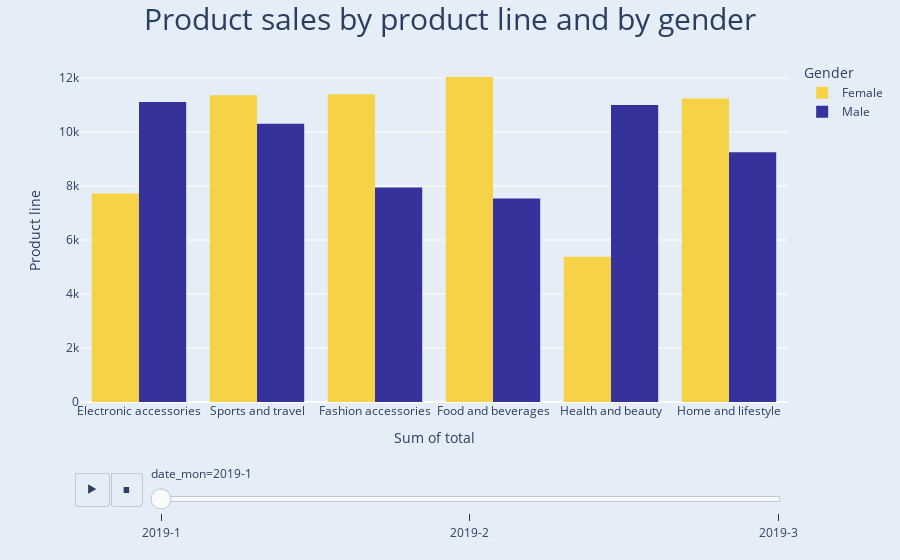

Here is the notebook cell this chart was saved with:
### Markdown cell above
### **e. Product Sales by Product Line and By Gender per Month or Week**

### Code cell
fig = px.histogram(
    df_store, x='Product line', y='Total', 
    color='Gender', barmode='group', 
    animation_frame='date_mon',
    histfunc='sum',  color_discrete_sequence =['#f6d346','#35329b'],
)

fig.update_xaxes(title_text="Sum of total")
fig.update_yaxes(title_text="Product line")

fig.update_layout(template='plotly', height=550)

fig.update(
    layout_title_text="Product sales by product line and by gender",
    layout_title_font_size=30,
    layout_title_x=0.5,
    layout_paper_bgcolor='rgb(229, 237, 247)',
    layout_plot_bgcolor='rgb(229, 237, 247)',
)

fig.show()

### Figure 1 — Plotly figure (JSON) as saved in the notebook; plotly's stock layout.template omitted (floating-point values rounded to 4 significant figures; data arrays with more than 128 entries replaced by an {"elided": "..."} marker saying what was removed)
{"data": [{"alignmentgroup": "True", "bingroup": "x", "histfunc": "sum", "hovertemplate": "Gender=Female<br>date_mon=2019-1<br>Product line=%{x}<br>sum of Total=%{y}<extra></extra>", "legendgroup": "Female", "marker": {"color": "#f6d346", "pattern": {"shape": ""}}, "name": "Female", "offsetgroup": "Female", "orientation": "v", "showlegend": true, "type": "histogram", "x": {"elided": "176 str values"}, "xaxis": "x", "y": {"elided": "176 float values"}, "yaxis": "y"}, {"alignmentgroup": "True", "bingroup": "x", "histfunc": "sum", "hovertemplate": "Gender=Male<br>date_mon=2019-1<br>Product line=%{x}<br>sum of Total=%{y}<extra></extra>", "legendgroup": "Male", "marker": {"color": "#35329b", "pattern": {"shape": ""}}, "name": "Male", "offsetgroup": "Male", "orientation": "v", "showlegend": true, "type": "histogram", "x": {"elided": "176 str values"}, "xaxis": "x", "y": {"elided": "176 float values"}, "yaxis": "y"}], "layout": {"autosize": true, "barmode": "group", "legend": {"title": {"text": "Gender"}, "tracegroupgap": 0}, "margin": {"t": 60}, "paper_bgcolor": "rgb(229, 237, 247)", "plot_bgcolor": "rgb(229, 237, 247)", "sliders": [{"active": 0, "currentvalue": {"prefix": "date_mon="}, "len": 0.9, "pad": {"b": 10, "t": 60}, "steps": [{"args": [["2019-1"], {"frame": {"duration": 0, "redraw": true}, "fromcurrent": true, "mode": "immediate", "transition": {"duration": 0, "easing": "linear"}}], "label": "2019-1", "method": "animate"}, {"args": [["2019-2"], {"frame": {"duration": 0, "redraw": true}, "fromcurrent": true, "mode": "immediate", "transition": {"duration": 0, "easing": "linear"}}], "label": "2019-2", "method": "animate"}, {"args": [["2019-3"], {"frame": {"duration": 0, "redraw": true}, "fromcurrent": true, "mode": "immediate", "transition": {"duration": 0, "easing": "linear"}}], "label": "2019-3", "method": "animate"}], "x": 0.1, "xanchor": "left", "y": 0, "yanchor": "top"}], "title": {"font": {"size": 30}, "text": "Product sales by product line and by gender", "x": 0.5}, "updatemenus": [{"buttons": [{"args": [null, {"frame": {"duration": 500, "redraw": true}, "fromcurrent": true, "mode": "immediate", "transition": {"duration": 500, "easing": "linear"}}], "label": "&#9654;", "method": "animate"}, {"args": [[null], {"frame": {"duration": 0, "redraw": true}, "fromcurrent": true, "mode": "immediate", "transition": {"duration": 0, "easing": "linear"}}], "label": "&#9724;", "method": "animate"}], "direction": "left", "pad": {"r": 10, "t": 70}, "showactive": false, "type": "buttons", "x": 0.1, "xanchor": "right", "y": 0, "yanchor": "top"}], "xaxis": {"anchor": "y", "autorange": true, "domain": [0, 1], "range": [-0.5, 5.5], "title": {"text": "Sum of total"}, "type": "category"}, "yaxis": {"anchor": "x", "autorange": true, "domain": [0, 1], "range": [0, 12670.0], "title": {"text": "Product line"}, "type": "linear"}}}
